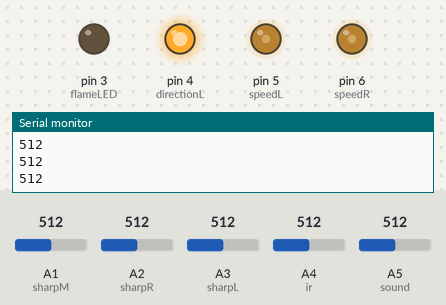
Simulated run of this sketch. Board: Arduino Nano, built with avr-gcc and run on an emulated ATmega328P. Parts: output pins drawn as LEDs (lit = HIGH), the last lines printed to the serial monitor. Dashed ring = blinking. The test bench sets the inputs (shaded band); at power-on: A4 (ir) = 512, A1 (sharpM) = 512, A2 (sharpR) = 512, A3 (sharpL) = 512, A5 (sound) = 512.

Above: at 1.2 s.
1.3 s: A4 (ir) set to 107
2.8 s: A4 (ir) set to 92
At 3.4 s:
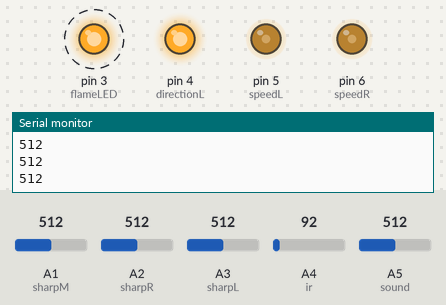
5.8 s: A1 (sharpM) set to 458
8.8 s: A1 (sharpM) set to 444
At 9.8 s:
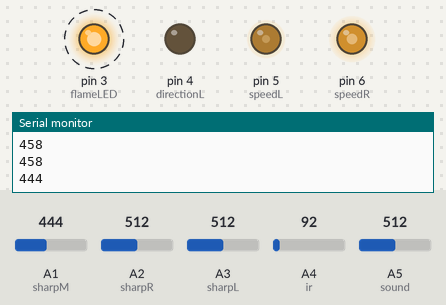
11.8 s: A2 (sharpR) set to 290
At 13.8 s:
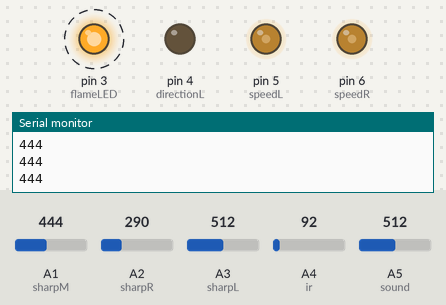
14.8 s: A2 (sharpR) set to 107
17.8 s: A2 (sharpR) set to 91
At 19.4 s:
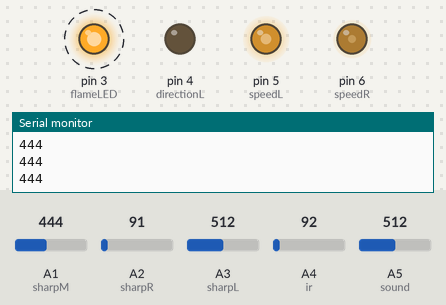
Timing chart, 0 to 21.8 s (numbered marks = the images above; inputs shaded):
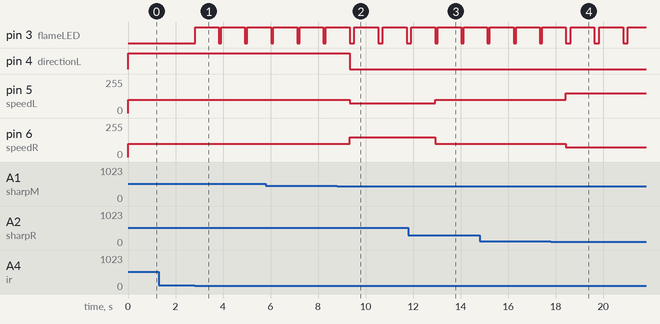

Measured:
- the behaviour switches between 100 and 99 on A4 (ir) (found by bisection; images 0 and 1)
- the behaviour switches between 451 and 450 on A1 (sharpM) (found by bisection; images 1 and 2)
- the behaviour switches between 100 and 99 on A2 (sharpR) (found by bisection; images 3 and 4)
- after the input at 2.8 s, pin 3 (flameLED): alternates HIGH for 1.0 s and LOW for 0.10 s, starting at once
- after the input at 8.8 s, pin 4 (directionL): HIGH → LOW after 0.53 s; pin 5 (speedL): 100/255 → 75/255 after 0.53 s; pin 6 (speedR): 100/255 → 150/255 after 0.53 s
- after the input at 11.8 s, pin 5 (speedL): 75/255 → 100/255 after 1.1 s; pin 6 (speedR): 150/255 → 100/255 after 1.1 s
- after the input at 17.8 s, pin 5 (speedL): 100/255 → 150/255 after 0.63 s; pin 6 (speedR): 100/255 → 75/255 after 0.63 s

The sketch:

wall_follow1.ino
```cpp
int directionL = 4;
int speedL = 5;
int directionR = 7;
int speedR = 6;
int photoL = A6;
int photoR = A0;
int photoB = A7;
int sharpL = A3;
int sharpM = A1;
int sharpR = A2;
int ir = A4;
int sound = A5;
int flameLED = 3;
int soundLED = 4;
int sd = 150;
int xf = 500;
int xr = 500;

void setup() {
  // put your setup code here, to run once:
  Serial.begin(9600);
  digitalWrite(directionL, LOW);
  digitalWrite(directionR, LOW);
  pinMode(flameLED, OUTPUT);
  pinMode(soundLED, OUTPUT);
}

void loop() {
int soundval = analogRead(sound);
  if (soundval<10){
    digitalWrite(soundLED, HIGH);   // turn the LED on (HIGH is the voltage level)
    delay(1000);                       // wait for a second
    digitalWrite(soundLED, LOW);
  }
int flameval = analogRead(ir);
  if (flameval<100){
    digitalWrite(flameLED, HIGH);   // turn the LED on (HIGH is the voltage level)
    delay(1000);                       // wait for a second
    digitalWrite(flameLED, LOW);
  }

  //analogWrite(speedL,sd);
  //analogWrite(speedR,sd);
  int distanceM;
  int distanceL;
  int distanceR;
   //put your main code here, to run repeatedly:
  distanceM = analogRead(sharpM);
  distanceL = analogRead(sharpL);
  distanceR = analogRead(sharpR);

Serial.println(distanceM);


  if (distanceM>450)
  {

    rotateLeft();

  }
  else
  {

    if (distanceR>300)
    {
      slightLeft(sd);
    }
    else if (distanceR<300 && distanceR>100)
    {
       forward();
    }
    else if (distanceR<100)
    {
      slightRight(sd);
    }
    }


    delay(100);

}
```

wall_follow_helpers.ino
```cpp
void setspeed(int s)
{
  analogWrite(speedL, s);
  analogWrite(speedR, s);
}
void brakeON()
{
  digitalWrite(directionL, LOW);
  digitalWrite(directionR, LOW);
  setspeed(0);

}
void brakeOFF()
{
  digitalWrite(directionL, LOW);
  digitalWrite(directionR, LOW);
  setspeed(100);
}
void forward()
{
  brakeOFF();

  setspeed(100);
}
void backward()
{
  brakeOFF();
  digitalWrite(directionL, HIGH);
  digitalWrite(directionR, HIGH);
  setspeed(100);
}
void rotateLeft()
{
  digitalWrite(directionL, HIGH);
  digitalWrite(directionR, LOW);
  setspeed(100);

}
void rotateRight()
{
  digitalWrite(directionL, LOW);
  digitalWrite(directionR, HIGH);
  setspeed(100);
  delay(200);
}
void slightLeft(int velocity)
{
  brakeON();
  analogWrite(speedL, .50 * velocity);
  analogWrite(speedR, velocity);
  delay(100);
}
void slightRight(int velocity)
{
  brakeON();
  analogWrite(speedL, velocity);
  analogWrite(speedR ,.50 * velocity);
  delay(100);
}
```
